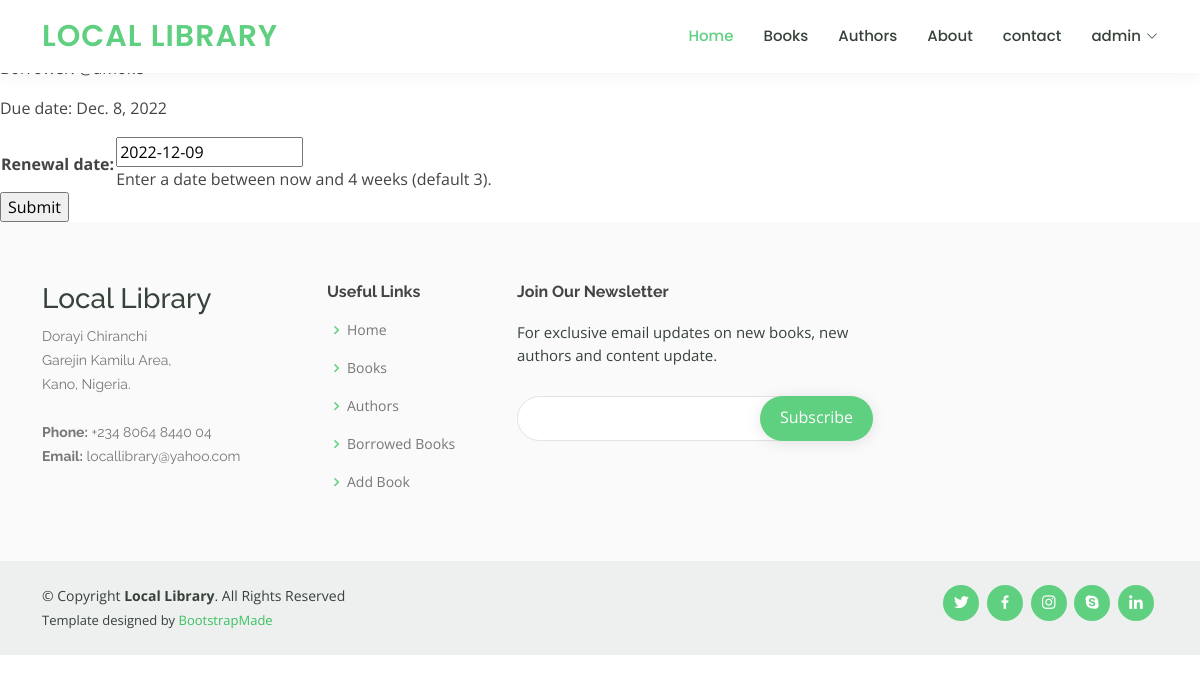
The app's page /catalog/book/d12c6cf4-8f01-4828-817d-fcfa81882cc8/renew/ (signed in), older data.
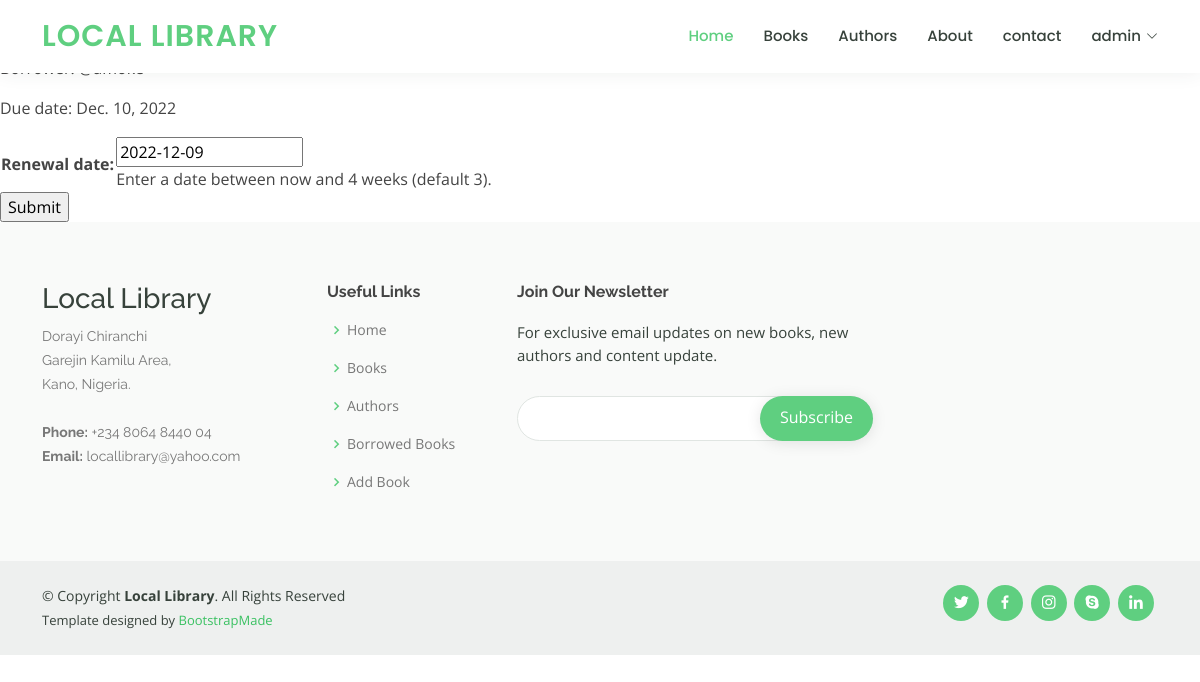
The same page, newer data.
### catalog/models.py (models this page shows, shortened)
class BookInstance(models.Model):
    id = models.UUIDField(primary_key=True, default=uuid.uuid4,
                          help_text='Unique ID for this particular book across whole library')
    book = models.ForeignKey('Book', on_delete=models.RESTRICT, null=True)
    imprint = models.CharField(max_length=200)
    due_back = models.DateField(null=True, blank=True)
    borrower = models.ForeignKey(
        User, on_delete=models.SET_NULL, null=True, blank=True)
    LOAN_STATUS = (
        ('m', 'Maintenance'),
        ('o', 'On loan'),
        ('a', 'Available'),
        ('r', 'Reserved'),
    )
    status = models.CharField(
        max_length=1,
        choices=LOAN_STATUS,
        blank=True,
        default='m',
        help_text='Book availability',
    )
    class Meta:
        ordering = ['due_back']
        permissions = (("can_mark_returned", "Set book as returned"),)
    @property
    def is_overdue(self):
        return bool(self.due_back and date.today() > self.due_back)

### catalog/views.py (the view)
# urls.py: path('book/<uuid:pk>/renew/', views.renew_book_librarian,
@login_required
@permission_required('catalog.can_mark_returned', raise_exception=True)
def renew_book_librarian(request, pk):
    book_instance = get_object_or_404(BookInstance, pk=pk)
    if request.method == 'POST':
        form = RenewBookForm(request.POST)
        if form.is_valid():
            book_instance.due_back = form.cleaned_data['renewal_date']
            book_instance.save()
            return HttpResponseRedirect(reverse('all-borrowed-books'))
    else:
        proposed_renewal_date = datetime.date.today() + datetime.timedelta(weeks=3)
        form = RenewBookForm(initial={'renewal_date': proposed_renewal_date})
    context = {
        'form': form,
        'book_instance': book_instance,
    }
    return render(request, 'catalog/book_renew_librarian.html', context)

### catalog/forms.py (shortened to what this page needs)
class RenewBookForm(forms.Form):
    renewal_date = forms.DateField(
        help_text="Enter a date between now and 4 weeks (default 3).")

### catalog/templates/catalog/book_renew_librarian.html (shortened to what this page needs)
{% extends "base_generic.html" %}
{% block content %}
<h1>Renew: {{ book_instance.book.title }}</h1>
<p>Borrower: {{ book_instance.borrower }}</p>
<p{% if book_instance.is_overdue %} class="text-danger" {% endif %}>Due date: {{ book_instance.due_back }}</p>
    <form action="" method="post">
        <table>
            {{ form.as_table }}
        </table>
        <input type="submit" value="Submit">
    </form>
    {% endblock %}

Row changes from the older to the newer data that the page shows:
changed BookInstance: due_back "Dec. 8, 2022" → "Dec. 10, 2022"
